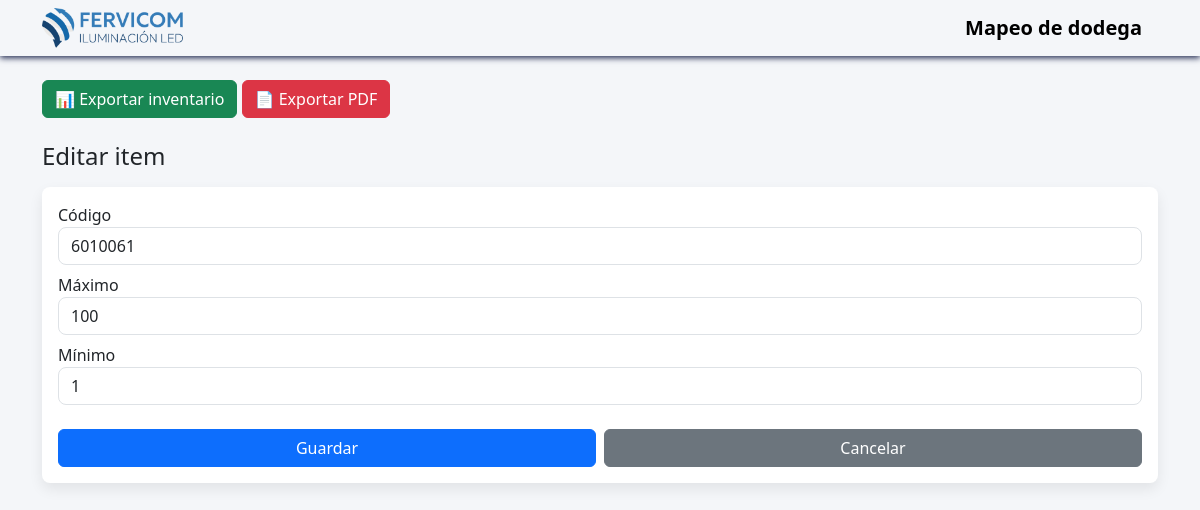
/items/1/editar, run on the app's committed database.
### models.py (models this page shows, shortened)
class Item(db.Model):
    __tablename__ = "items"
    id = db.Column(db.Integer, primary_key=True)
    codigo = db.Column(db.String(7), nullable=False, unique=True)
    division = db.Column(db.Integer, nullable=False)
    maximo = db.Column(db.Integer, nullable=False)
    minimo = db.Column(db.Integer, nullable=False)
    entrepano_id = db.Column(
        db.Integer,
        db.ForeignKey("entrepanos.id"),
        nullable=False
    )

### app.py (the view, shortened to what this page needs)
@app.route("/items/<int:item_id>/editar", methods=["GET", "POST"])
def editar_item(item_id):
    item = Item.query.get_or_404(item_id)
    return render_template("editar-item.html", item=item)

### templates/editar-item.html
{% extends "base.html" %}
{% block content %}
<h4 class="mb-3">Editar item</h4>
<form method="POST" class="card p-3">
    <div class="mb-2">
        <label>Código</label>
        <input
            name="codigo"
            type="text"
            maxlength="7"
            oninput="this.value = this.value.replace(/[^0-9]/g, '')"
            inputmode="numeric"
            class="form-control"
            value="{{ item.codigo }}"
            required
        >
    </div>
    <div class="mb-2">
        <label>Máximo</label>
        <input
            type="text"
            name="maximo"
            maxlength="7"
            inputmode="numeric"
            pattern="[0-9]+"
            class="form-control"
            value="{{ item.maximo }}"
            required
        >
    </div>
    <div class="mb-2">
        <label>Mínimo</label>
        <input
            type="text"
            name="minimo"
            maxlength="7"
            inputmode="numeric"
            pattern="[0-9]+"
            class="form-control"
            value="{{ item.minimo }}"
            required
        >
    </div>
    <div class="d-flex gap-2 mt-3">
        <button class="btn btn-primary w-50">
            Guardar
        </button>
        <a
            href="{{ url_for('detalle_entrepano', entrepano_id=item.entrepano.id) }}"
            class="btn btn-secondary w-50"
        >
            Cancelar
        </a>
    </div>
</form>
{% endblock %}

### static/css/styles.css (style rules this page uses)
body { background-color: #f4f6f9; font-family: "Segoe UI", system-ui, sans-serif; }
.card { border-radius: 8px; border: none; box-shadow: 0 6px 14px rgba(0,0,0,.08); transition: transform .2s ease, box-shadow .2s ease; }
.btn { min-width: 110px; }
input, textarea { border-radius: 8px !important; }

### data on the page
Item: codigo "6010061", maximo "100", minimo "1"
